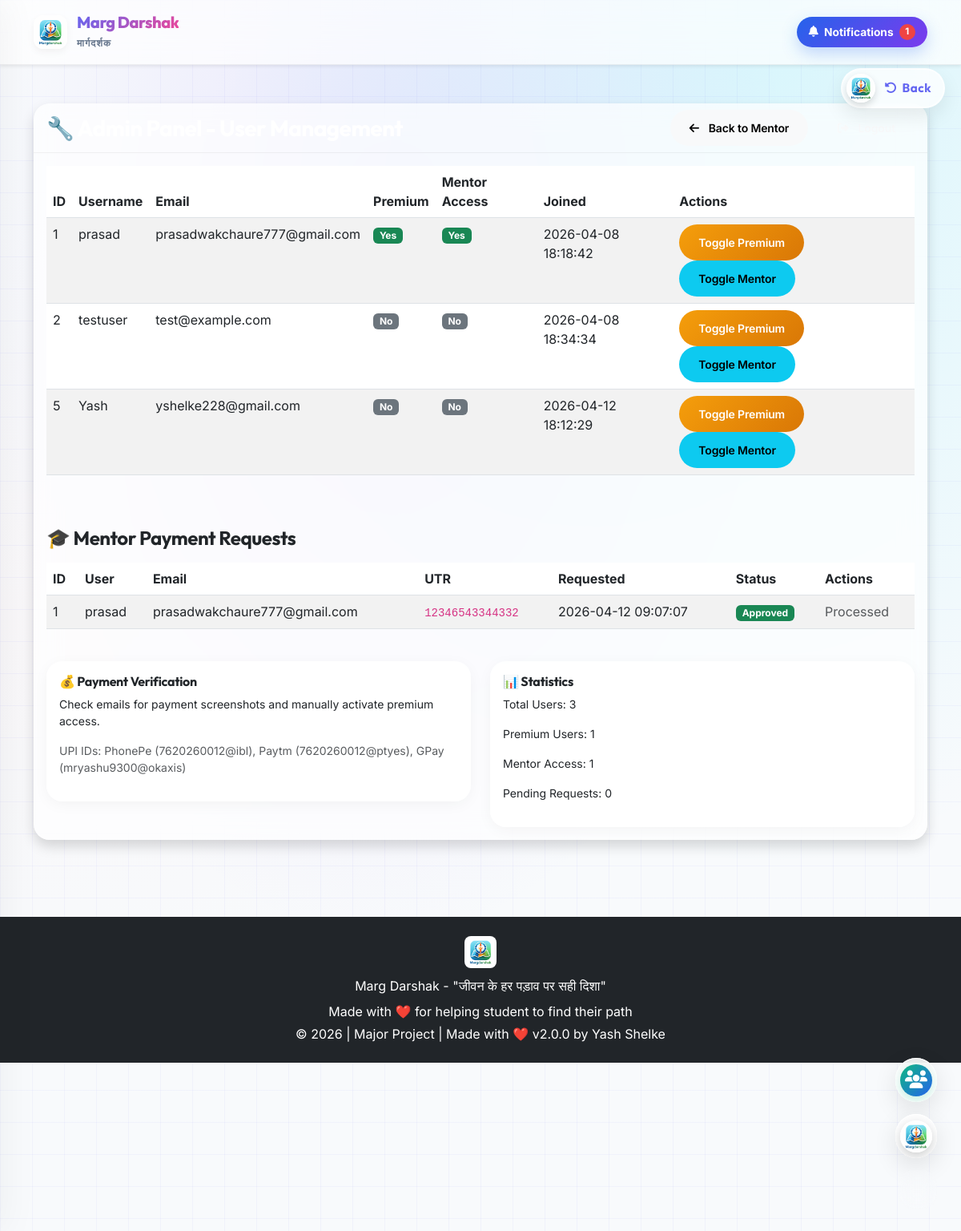
Page /admin (signed in) on the committed database.
### tables this page shows
CREATE TABLE users (
        id INTEGER PRIMARY KEY AUTOINCREMENT,
        username TEXT,
        email TEXT UNIQUE,
        password_hash TEXT,
        is_premium BOOLEAN DEFAULT 0,
        mentor_access BOOLEAN DEFAULT 0,
        premium_expiry DATETIME,
        created_at DATETIME DEFAULT CURRENT_TIMESTAMP
    );

CREATE TABLE mentor_requests (
        id INTEGER PRIMARY KEY AUTOINCREMENT,
        user_id INTEGER,
        utr TEXT,
        status TEXT DEFAULT 'pending' CHECK(status IN ('pending', 'approved', 'rejected')),
        created_at DATETIME DEFAULT CURRENT_TIMESTAMP,
        FOREIGN KEY (user_id) REFERENCES users (id)
    );

### app.py (the view, shortened to what this page needs)
@app.route('/admin', methods=['GET', 'POST'])
def admin_panel():
    if not session.get('admin_logged_in'):
        return render_template('admin/login.html')
    conn = get_db_connection()
    users = conn.execute(
        'SELECT id, username, email, is_premium, mentor_access, created_at FROM users'
    ).fetchall()
    requests = conn.execute('''
        SELECT mr.id, u.username, u.email, mr.utr, mr.created_at, mr.status
        FROM mentor_requests mr
        JOIN users u ON mr.user_id = u.id
        ORDER BY mr.created_at DESC
    ''').fetchall()
    conn.close()
    return render_template('admin/panel.html', users=users, requests=requests)

### app.py (called while the page is built, shortened)
def get_db_connection():
    conn = sqlite3.connect(DB_PATH)
    conn.row_factory = sqlite3.Row
    return conn

@app.before_request
def load_current_user():
    user_id = session.get('user_id')

### templates/admin/panel.html (shortened to what this page needs)
{% extends 'base.html' %}
{% block content %}
<div class="container py-5">
  <div class="row">
    <div class="col-12">
      <div class="card shadow">
        <div class="card-header bg-danger text-white d-flex justify-content-between align-items-center">
          <h3 class="mb-0">🔧 Admin Panel - User Management</h3>
          <div>
            <a href="/mentor-connect" class="btn btn-light btn-sm me-2">
              <i class="fas fa-arrow-left me-1"></i>Back to Mentor
            </a>
            <a href="/admin/logout" class="btn btn-outline-light btn-sm">
              <i class="fas fa-sign-out-alt me-1"></i>Logout
            </a>
          </div>
        </div>
        <div class="card-body">
          <div class="table-responsive">
            <table class="table table-striped">
              <thead>
                <tr>
                  <th>ID</th>
                  <th>Username</th>
                  <th>Email</th>
                  <th>Premium</th>
                  <th>Mentor Access</th>
                  <th>Joined</th>
                  <th>Actions</th>
                </tr>
              </thead>
              <tbody>
                {% for user in users %}
                <tr>
                  <td>{{ user[0] }}</td>
                  <td>{{ user[1] }}</td>
                  <td>{{ user[2] }}</td>
                  <td>
                    {% if user[3] %}
                      <span class="badge bg-success">Yes</span>
                    {% else %}
                      <span class="badge bg-secondary">No</span>
                    {% endif %}
                  </td>
                  <td>
                    {% if user[4] %}
                      <span class="badge bg-success">Yes</span>
                    {% else %}
                      <span class="badge bg-secondary">No</span>
                    {% endif %}
                  </td>
                  <td>{{ user[5] }}</td>
                  <td>
                    <a href="/admin/user/{{ user[0] }}/toggle_premium" class="btn btn-sm btn-warning me-1">
                      Toggle Premium
                    </a>
                    <a href="/admin/user/{{ user[0] }}/toggle_mentor" class="btn btn-sm btn-info">
                      Toggle Mentor
                    </a>
                  </td>
                </tr>
                {% endfor %}
              </tbody>
            </table>
          </div>
          <div class="mt-5">
            <h4 class="mb-3">🎓 Mentor Payment Requests</h4>
            <div class="table-responsive">
              <table class="table table-striped">
                <thead>
                  <tr>
                    <th>ID</th>
                    <th>User</th>
                    <th>Email</th>
                    <th>UTR</th>
                    <th>Requested</th>
                    <th>Status</th>
                    <th>Actions</th>
                  </tr>
                </thead>
                <tbody>
                  {% for request in requests %}
                  <tr>
                    <td>{{ request[0] }}</td>
                    <td>{{ request[1] }}</td>
                    <td>{{ request[2] }}</td>
                    <td><code>{{ request[3] }}</code></td>
                    <td>{{ request[4] }}</td>
                    <td>
                      {% if request[5] == 'pending' %}
                        <span class="badge bg-warning">Pending</span>
                      {% elif request[5] == 'approved' %}
                        <span class="badge bg-success">Approved</span>
                      {% else %}
                        <span class="badge bg-danger">Rejected</span>
                      {% endif %}
                    </td>
                    <td>
                      {% if request[5] == 'pending' %}
                        <a href="/admin/mentor-request/{{ request[0] }}/approve" class="btn btn-sm btn-success me-1">
                          <i class="fas fa-check"></i> Approve
                        </a>
                        <a href="/admin/mentor-request/{{ request[0] }}/reject" class="btn btn-sm btn-danger">
                          <i class="fas fa-times"></i> Reject
                        </a>
                      {% else %}
                        <span class="text-muted">Processed</span>
                      {% endif %}
                    </td>
                  </tr>
                  {% endfor %}
                </tbody>
              </table>
            </div>
          </div>
          <div class="mt-4">
            <div class="row">
              <div class="col-md-6">
                <div class="card border-primary">
                  <div class="card-body">
                    <h6>💰 Payment Verification</h6>
                    <p class="small">Check emails for payment screenshots and manually activate premium access.</p>
                    <p class="small text-muted">UPI IDs: PhonePe (7620260012@ibl), Paytm (7620260012@ptyes), GPay (mryashu9300@okaxis)</p>
                  </div>
                </div>
              </div>
              <div class="col-md-6">
                <div class="card border-success">
                  <div class="card-body">
                    <h6>📊 Statistics</h6>
                    <p class="small">Total Users: {{ users|length }}</p>
                    <p class="small">Premium Users: {{ users|selectattr('3')|list|length }}</p>
                    <p class="small">Mentor Access: {{ users|selectattr('4')|list|length }}</p>
                    <p class="small">Pending Requests: {{ requests|selectattr('5', 'equalto', 'pending')|list|length }}</p>
                  </div>
                </div>
              </div>
            </div>
          </div>
        </div>
      </div>
    </div>
  </div>
</div>
{% endblock %}

### static/css/style.css (style rules this page uses)
:root { --brand-50: #f5f3ff; --brand-100: #ede9fe; --brand-500: #8b5cf6; --brand-600: #7c3aed; --brand-700: #6d28d9; --gradient-hero: linear-gradient(135deg, #fdfbfb 0%, #ebedee 100%); --gradient-hero-dark: linear-gradient(135deg, #0f172a 0%, #1e1b4b 100%); --gradient-primary: linear-gradient(135deg, #6366f1 0%, #ec4899 100%); --gradient-success: linear-gradient(135deg, #10b981 0%, #059669 100%); --gradient-warning: linear-gradient(135deg, #f59e0b 0%, #d97706 100%); --gradient-danger: linear-gradient(135deg, #ef4444 0%, #b91c1c 100%); --bg-page: #f8fafc; --bg-surface: rgba(255, 255, 255, 0.7); --border-subtle: rgba(255, 255, 255, 0.5); --text-main: #0f172a; --text-muted: #64748b; --shadow-soft: 0 4px 20px -2px rgba(0, 0, 0, 0.05); --shadow-float: 0 20px 40px -4px rgba(99, 102, 241, 0.15); }
body { font-family: 'Inter', sans-serif; background-color: var(--bg-page); background-image: radial-gradient(at 40% 20%, hsla(250,100%,74%,0.15) 0px, transparent 50%), radial-gradient(at 80% 0%, hsla(189,100%,56%,0.15) 0px, transparent 50%), radial-gradient(at 0% 50%, hsla(355,100%,93%,0.1) 0px, transparent 50%); background-size: 100% 100%; color: var(--text-main); min-height: 100vh; background-attachment: fixed; overflow-x: hidden; position: relative; }
body::before { content: ''; position: fixed; top: 0; left: 0; width: 100vw; height: 100vh; background-image: linear-gradient(to right, rgba(99, 102, 241, 0.05) 1px, transparent 1px), linear-gradient(to bottom, rgba(99, 102, 241, 0.05) 1px, transparent 1px); background-size: 40px 40px; z-index: -1; pointer-events: none; }
html { scrollbar-width: none; }
h1, h2, h3, h4, h5, h6, .card-title, .modal-title { font-family: 'Outfit', sans-serif; letter-spacing: -0.02em; font-weight: 700; }
.glass-card, .card, .modal-content { background: var(--bg-surface); backdrop-filter: blur(16px); -webkit-backdrop-filter: blur(16px); border: 1px solid rgba(0, 0, 0, 0.06); box-shadow: var(--shadow-soft); border-radius: 20px; transition: all 0.4s cubic-bezier(0.16, 1, 0.3, 1); }
.card-header, .modal-header, .card-footer, .modal-footer { background: transparent !important; border-color: rgba(0,0,0,0.05) !important; }
.btn { border-radius: 9999px; padding: 0.75rem 1.5rem; font-weight: 600; letter-spacing: -0.01em; transition: all 0.2s ease; border: none; display: inline-flex; align-items: center; justify-content: center; gap: 0.5rem; }
.btn-warning { background: var(--gradient-warning); color: white; border: none; }
.card { border-radius: 20px; border: none; box-shadow: var(--shadow-soft); }
.card-header { border-top-left-radius: 20px !important; border-top-right-radius: 20px !important; }

### templates/base.html (style rules this page uses)
body { transition: background-color 0.3s ease, color 0.3s ease; }

### rows in the picture
users: id "1", username "prasad", email "prasadwakchaure777@gmail.com", is_premium "Yes", mentor_access "Yes", created_at "2026-04-08 18:18:42"
users: id "2", username "testuser", email "test@example.com", is_premium "No", mentor_access "No", created_at "2026-04-08 18:34:34"
users: id "5", username "Yash", email "yshelke228@gmail.com", is_premium "No", mentor_access "No", created_at "2026-04-12 18:12:29"
mentor_requests: id "1", username "prasad", email "prasadwakchaure777@gmail.com", utr "12346543344332", created_at "2026-04-12 09:07:07", status "Approved"

### other values in the picture
{{ users|length }} "3"
{{ users|selectattr('3')|list|length }} "1"
{{ users|selectattr('4')|list|length }} "1"
{{ requests|selectattr('5', 'equalto', 'pending')|list|length }} "0"
